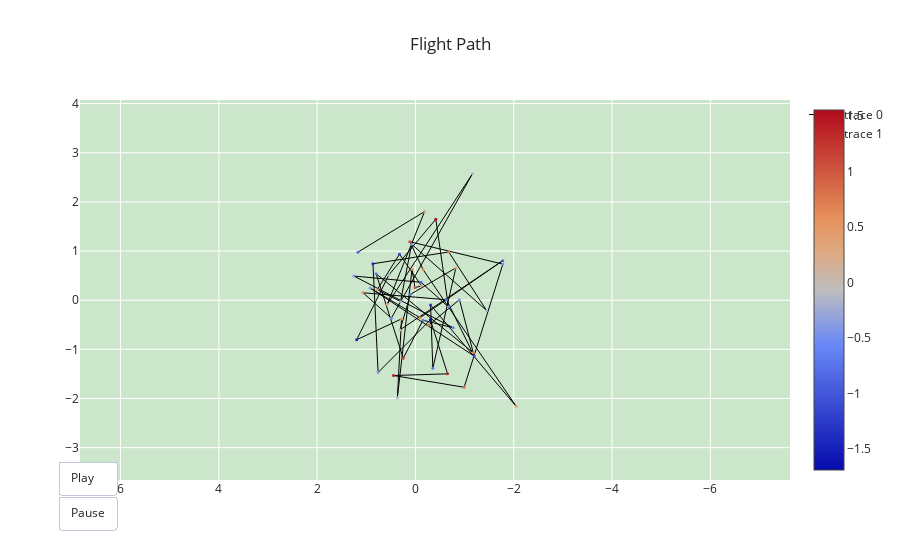

Write notebook code for a chart like this one.
### Code cell
plot_flight_path(x,y,z,reverse)
